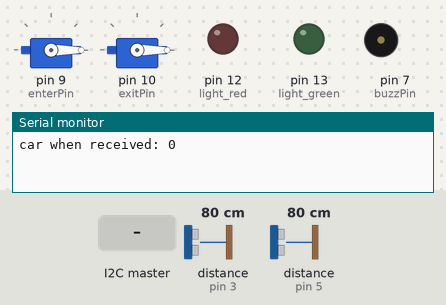
A sketch run on a simulated Arduino Uno, built with avr-gcc and run on an emulated ATmega328P. On the bench: 2 × servo, output pins drawn as LEDs (lit = HIGH), buzzer (waves = sounding), the last lines printed to the serial monitor. Wiring (inferred from the names in the program): 2 × ultrasonic range finder: trigger pin 2, echo pin 3 / trigger pin 4, echo pin 5. Inputs (shaded band) come from the test bench; at power-on: distance to the obstacle (sensors on pin 3, pin 5) 80 cm. The echo pulse lasts 58.3 µs per cm; pins used as bus, display or sensor lines are not drawn.

Above: at 1.2 s.
1.3 s: distance to the obstacle (sensor on pin 3) set to 12 cm
2.8 s: distance to the obstacle (sensor on pin 3) set to 9 cm
At 4.1 s:
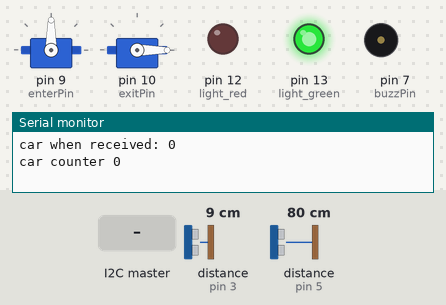
5.8 s: distance to the obstacle (sensor on pin 5) set to 12 cm
8.5 s: distance to the obstacle (sensor on pin 5) set to 9 cm
At 10.3 s:
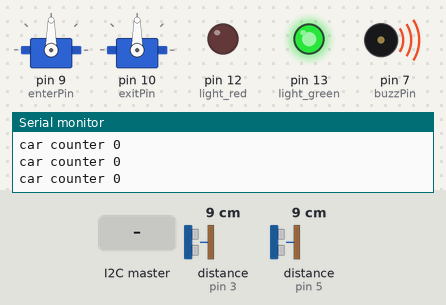
11.5 s: distance to the obstacle (sensor on pin 5) set to 18 cm
At 13.7 s:
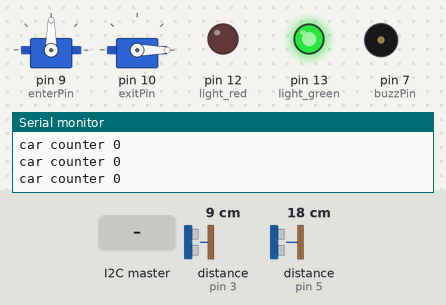
14.5 s: the I2C master sends the byte 90
At 16.6 s:
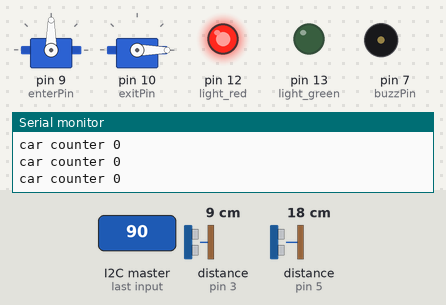
Timing chart, 0 to 18.1 s (numbered marks = the images above; inputs shaded):
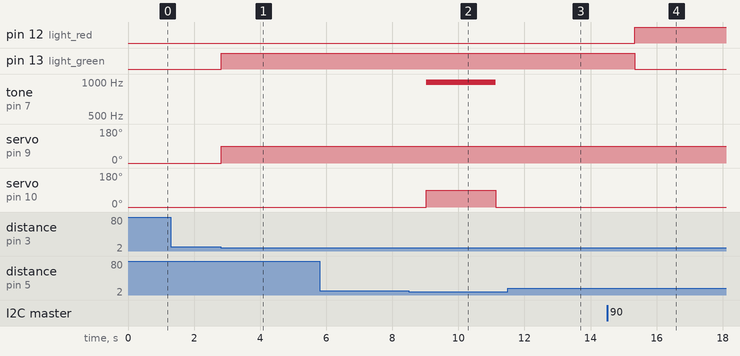

The sketch:

EntryExitManagement.ino
```cpp
#include <Wire.h>
#include <Servo.h>

// LED light pins
const int light_red = 12;
const int light_green = 13;

// Ultrasonic sensor pins
const int triggerPin1 = 2;
const int triggerPin2 = 4;
const int echoPin1 = 3;
const int echoPin2 = 5;

// Servo motor control pin
const int enterPin = 9;
const int exitPin = 10;
int buzzPin = 7;

// Max distance for ultrasonic sensor (in cm)
const unsigned int maxDistance = 10;

// Car counter
int carCounter = 0;

// Servo motor object
Servo enterServo;
Servo exitServo;

// Gate positions
const int gateOpenPosition = 90;
const int gateClosedPosition = 0;

void setup() {
  Serial.begin(9600);
  //added
  Wire.begin(0x04); // Arduino 1 is the slave with address 1
  Wire.onReceive(receiveEvent);
  Serial.print("car when received: ");
  Serial.println(carCounter);

  pinMode(light_red, OUTPUT);
  pinMode(light_green, OUTPUT);
  pinMode(triggerPin1, OUTPUT);

  pinMode(echoPin1, INPUT);
  pinMode(triggerPin2, OUTPUT);
  pinMode(echoPin2, INPUT);

  pinMode(buzzPin, OUTPUT);
  digitalWrite(buzzPin, LOW);
  // Attach the servo motor to its control pin
  enterServo.attach(enterPin);
  exitServo.attach(exitPin);

  // Initialize gate to closed position
  entryCloseGate();

  exitCloseGate();
}

void loop() {
  reset();
  // Check ultrasonic sensor for vehicle presence
  bool vehicleDetectedEntrance = measureDistance(triggerPin1, echoPin1) < maxDistance;
  if (vehicleDetectedEntrance) {
    if (carCounter < 3 ) {
      Serial.print("car counter ");
      Serial.println(carCounter);
      digitalWrite(light_green, HIGH);
      entryOpenGate();
    }
    else {
      digitalWrite(light_red, HIGH);
    }
    delay(2000); // Delay to allow the car to pass
  }
  bool vehicleDetectedExit = measureDistance(triggerPin2, echoPin2) < maxDistance;
  if (vehicleDetectedExit && carCounter >= 0) {
    exitOpenGate();
    digitalWrite(buzzPin, HIGH);
    tone(buzzPin, 999);
    delay(2000);
  }
  // Add a short delay to prevent bouncing
  delay(100);
}

void reset() {
  // Ensure the gate is closed if no vehicle is detected entryCloseGate();
  exitCloseGate();
  // LED light to default
  digitalWrite(light_red, LOW);
  digitalWrite(light_green, LOW);
}

void receiveEvent(int temp) {
  while (Wire.available()) {
    int data = Wire.read();
    // Process received data from Arduino 2
    carCounter = data;
  }
}

long measureDistance(int triggerPin, int echoPin) {
  digitalWrite(triggerPin, LOW);
  delayMicroseconds(2);

  digitalWrite(triggerPin, HIGH);
  delayMicroseconds(10);

  digitalWrite(triggerPin, LOW);
  long duration = pulseIn(echoPin, HIGH);
  long distance = duration * 0.034 / 2;

  return distance;
}

void entryOpenGate() {
  enterServo.write(gateOpenPosition);
}

void entryCloseGate() {
  enterServo.write(gateClosedPosition);
}

void exitOpenGate() {
  exitServo.write(gateOpenPosition);
}

void exitCloseGate() {
  exitServo.write(gateClosedPosition);
  noTone(buzzPin);
}
```

Measured:
- the behaviour switches between 11 and 10 cm on distance to the obstacle (sensor on pin 3) (found by bisection; images 0 and 1)
- the behaviour switches between 11 and 10 cm on distance to the obstacle (sensor on pin 5) (found by bisection; images 1 and 2)
- after the input at 1.3 s, every drawn part: stays the same
- after the input at 2.8 s, pin 13 (light_green): LOW → HIGH at once; servo on pin 9 (enterPin): 0° → 90° at once
- after the input at 8.5 s, tone on pin 7 (buzzPin): silent → 999 Hz after 0.53 s, → silent 2.1 s later; servo on pin 10 (exitPin): 0° → 90° after 0.53 s, → 0° 2.1 s later
- after the input at 11.5 s, tone on pin 7 (buzzPin): stays silent (without the input it goes to 999 Hz after 1.6 s); servo on pin 10 (exitPin): stays 0° (without the input it goes to 90° after 1.6 s)
- after the input at 14.5 s, pin 12 (light_red): LOW → HIGH after 0.83 s; pin 13 (light_green): HIGH → LOW after 0.83 s
